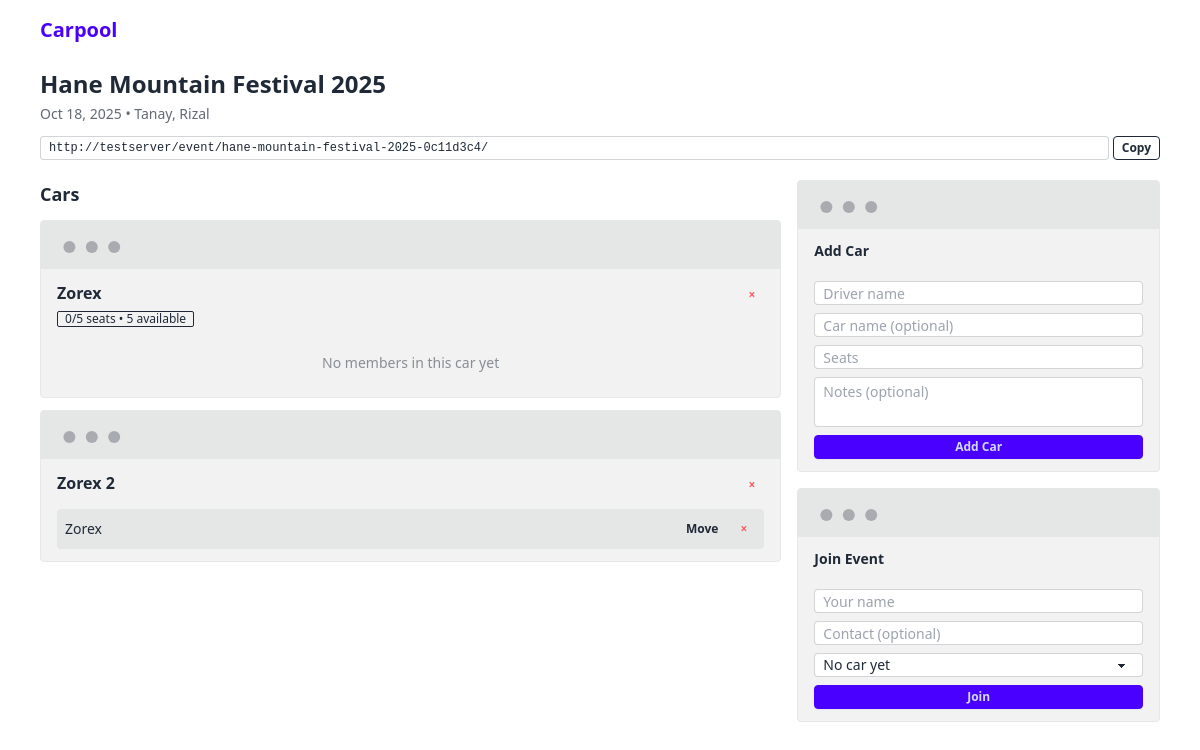
Screenshot of /event/hane-mountain-festival-2025-0c11d3c4/ with the database file from the repository.
### events/models.py (models this page shows, shortened)
class Event(models.Model):
    name = models.CharField(max_length=200, help_text="Event title")
    date = models.DateField(null=True, blank=True, help_text="Event date")
    location = models.CharField(max_length=500, blank=True, help_text="Event location")
    slug = models.SlugField(unique=True, max_length=50, help_text="Unique slug for public access")
    created_at = models.DateTimeField(auto_now_add=True)
    class Meta:
        ordering = ['-created_at']

class Car(models.Model):
    event = models.ForeignKey(Event, on_delete=models.CASCADE, related_name='cars')
    driver_name = models.CharField(max_length=100, help_text="Driver's name")
    car_name = models.CharField(max_length=100, blank=True, help_text="Car name/label")
    capacity = models.PositiveIntegerField(null=True, blank=True, help_text="Number of seats available")
    notes = models.TextField(blank=True, help_text="Additional notes")
    created_at = models.DateTimeField(auto_now_add=True)
    class Meta:
        ordering = ['created_at']
    @property
    def available_spots(self):
        if self.capacity is None:
            return None
        current_members = self.members.count()
        return max(0, self.capacity - current_members)

class Member(models.Model):
    event = models.ForeignKey(Event, on_delete=models.CASCADE, related_name='members')
    name = models.CharField(max_length=100, help_text="Member's name")
    contact = models.CharField(max_length=200, blank=True, help_text="Contact information (optional)")
    car = models.ForeignKey(Car, on_delete=models.SET_NULL, null=True, blank=True, related_name='members', help_text="Assigned car")
    created_at = models.DateTimeField(auto_now_add=True)
    class Meta:
        ordering = ['created_at']
        unique_together = ['event', 'name']  # Prevent duplicate names in same event

### events/views.py (the view)
# urls.py: path('event/<slug:slug>/', views.event_detail, name='event_detail'),
def event_detail(request, slug):
    event = get_object_or_404(Event, slug=slug)
    cars = Car.objects.filter(event=event).prefetch_related('members')
    unassigned_members = Member.objects.filter(event=event, car__isnull=True)
    car_form = CarCreateForm()
    member_form = MemberCreateForm(event=event)
    context = {
        'event': event,
        'cars': cars,
        'unassigned_members': unassigned_members,
        'car_form': car_form,
        'member_form': member_form,
    }
    return render(request, 'events/event_detail.html', context)

### events/forms.py
class CarCreateForm(forms.ModelForm):
    class Meta:
        model = Car
        fields = ['driver_name', 'car_name', 'capacity', 'notes']
        widgets = {
            'driver_name': forms.TextInput(attrs={'placeholder': "Driver's name"}),
            'car_name': forms.TextInput(attrs={'placeholder': 'Car name/label (optional)'}),
            'capacity': forms.NumberInput(attrs={'placeholder': 'Number of seats', 'min': 1}),
            'notes': forms.Textarea(attrs={'rows': 3, 'placeholder': 'Additional notes (optional)'}),
        }

class MemberCreateForm(forms.ModelForm):
    class Meta:
        model = Member
        fields = ['name', 'contact', 'car']
        widgets = {
            'name': forms.TextInput(attrs={'placeholder': 'Your name'}),
            'contact': forms.TextInput(attrs={'placeholder': 'Contact info (optional)'}),
        }
    def __init__(self, *args, **kwargs):
        event = kwargs.pop('event', None)
        super().__init__(*args, **kwargs)
        if event:
            self.fields['car'].queryset = Car.objects.filter(event=event)
            self.fields['car'].empty_label = "Unassigned (no car yet)"

### templates/events/event_detail.html (shortened to what this page needs)
{% extends 'base.html' %}
{% block content %}
<div class="mb-5">
    <h1 class="text-2xl font-bold mb-1">{{ event.name }}</h1>
    {% if event.date or event.location %}
    <div class="text-base-content/70 text-sm mb-3">
        {% if event.date %}{{ event.date|date:"M d, Y" }}{% endif %}
        {% if event.date and event.location %} • {% endif %}
        {% if event.location %}{{ event.location }}{% endif %}
    </div>
    {% endif %}
    <div class="flex gap-1 mb-4">
        <input type="text" value="{{ request.build_absolute_uri }}" readonly
               id="event-url" class="input input-bordered input-xs flex-1 text-xs font-mono">
        <button onclick="copyUrl()" class="btn btn-outline btn-xs text-xs">Copy</button>
    </div>
</div>
<div class="grid grid-cols-1 lg:grid-cols-3 gap-4">
    <div class="lg:col-span-2 space-y-3">
        <h2 class="text-lg font-semibold mb-3">Cars</h2>
        {% for car in cars %}
        <div class="mockup-window border bg-base-300">
            <div class="flex flex-col px-4 py-3 bg-base-200">
                <div class="flex justify-between items-start mb-3">
                    <div>
                        <h3 class="font-semibold">{{ car.driver_name }}</h3>
                        {% if car.capacity %}
                            <div class="badge badge-outline badge-sm mt-1">
                                {{ car.members.count }}/{{ car.capacity }} seats
                                {% if car.available_spots > 0 %}
                                    • {{ car.available_spots }} available
                                {% elif car.available_spots == 0 %}
                                    • full
                                {% endif %}
                            </div>
                        {% endif %}
                    </div>
                    <form method="post" action="{% url 'delete_car' event.slug car.id %}">
                        <button type="submit" class="btn btn-ghost btn-xs text-error"
                                onclick="return confirm('Delete car?')">×</button>
                    </form>
                </div>
                <div class="space-y-2">
                    {% for member in car.members.all %}
                        <div class="flex justify-between items-center p-2 bg-base-300 rounded text-sm">
                            <div>
                                <div class="font-medium">{{ member.name }}</div>
                            </div>
                            <div class="flex gap-1">
                                <button onclick="showMoveModal({{ member.id }}, '{{ member.name }}')"
                                        class="btn btn-ghost btn-xs text-xs">Move</button>
                                <form method="post" action="{% url 'delete_member' event.slug member.id %}" style="display: inline;">
                                    <button type="submit" class="btn btn-ghost btn-xs text-error text-xs"
                                            onclick="return confirm('Remove {{ member.name }}?')">×</button>
                                </form>
                            </div>
                        </div>
                    {% empty %}
                        <div class="text-center text-base-content/50 text-sm py-3">No members in this car yet</div>
                    {% endfor %}
                </div>
            </div>
        </div>
        {% endfor %}
    </div>
    <div class="space-y-4">
        <div class="mockup-window border bg-base-300">
            <div class="flex flex-col px-4 py-3 bg-base-200">
                <h3 class="font-semibold text-sm mb-3">Add Car</h3>
                <form method="post" action="{% url 'add_car' event.slug %}" class="space-y-2">
                    <div class="form-control">
                        <input type="text" name="driver_name" placeholder="Driver name"
                               class="input input-bordered input-xs text-sm" required>
                    </div>
                    <div class="form-control">
                        <input type="text" name="car_name" placeholder="Car name (optional)"
                               class="input input-bordered input-xs text-sm">
                    </div>
                    <div class="form-control">
                        <input type="number" name="capacity" placeholder="Seats" min="1"
                               class="input input-bordered input-xs text-sm">
                    </div>
                    <div class="form-control">
                        <textarea name="notes" placeholder="Notes (optional)" rows="2"
                                  class="textarea textarea-bordered textarea-xs text-sm resize-none"></textarea>
                    </div>
                    <button type="submit" class="btn btn-primary btn-xs w-full text-xs">Add Car</button>
                </form>
            </div>
        </div>
        <div class="mockup-window border bg-base-300">
            <div class="flex flex-col px-4 py-3 bg-base-200">
                <h3 class="font-semibold text-sm mb-3">Join Event</h3>
                <form method="post" action="{% url 'add_member' event.slug %}" class="space-y-2">
                    <div class="form-control">
                        <input type="text" name="name" placeholder="Your name"
                               class="input input-bordered input-xs text-sm" required>
                    </div>
                    <div class="form-control">
                        <input type="text" name="contact" placeholder="Contact (optional)"
                               class="input input-bordered input-xs text-sm">
                    </div>
                    <div class="form-control">
                        <select name="car" class="select select-bordered select-xs text-sm">
                            <option value="">No car yet</option>
                        </select>
                    </div>
                    <button type="submit" class="btn btn-primary btn-xs w-full text-xs">Join</button>
                </form>
            </div>
        </div>
    </div>
</div>
{% endblock %}

### templates/base.html (style rules this page uses)
:root { --rounded-box: 0.25rem; --rounded-btn: 0.25rem; --rounded-badge: 0.125rem; }

### rows the page displays
Event: name "Hane Mountain Festival 2025", date "Oct 18, 2025", location "Tanay, Rizal"
Car: driver_name "Zorex", members.count "0", capacity "5", available_spots "5"
Car: driver_name "Zorex 2"
Member: name "Zorex"
